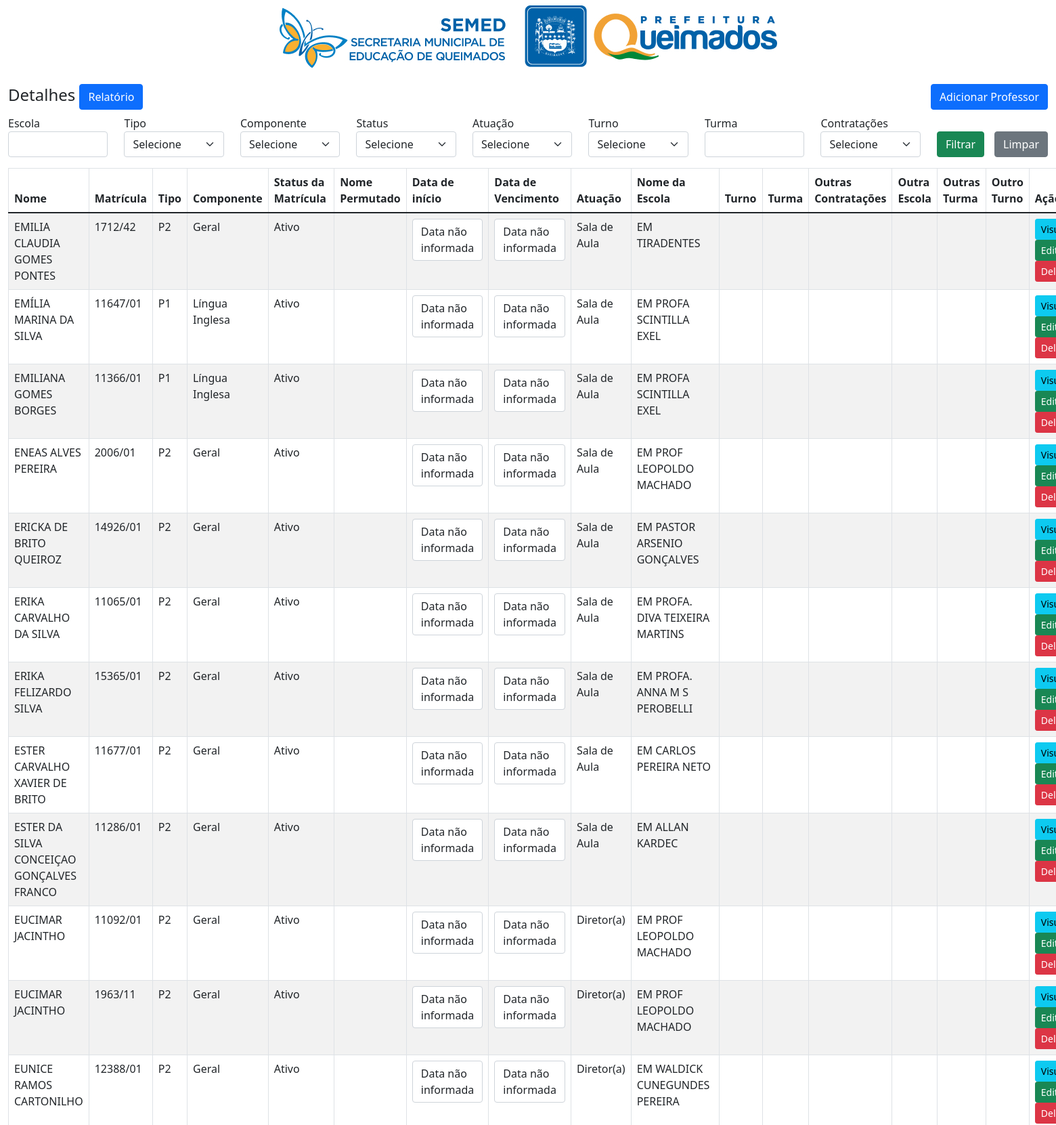
The page /sistema/index.php?&pagina=7 (upper part) on the database its author committed.
### tables this page shows
CREATE TABLE IF NOT EXISTS `status_matricula` (
  `id` int NOT NULL AUTO_INCREMENT,
  `id_professor` int NOT NULL,
  `status` enum('Ativo Receptado','Ativo Permutado','Ativo Redução de Carga Horária','Licença Médica','Licença Maternidade','Licença Prêmio','Licença sem Vencimento','Vacância','Cedido','Exonerado') NOT NULL,
  `nome_premed` varchar(250) NOT NULL,
  `data_inicio` date NOT NULL,
  `data_fim` date NOT NULL,
  PRIMARY KEY (`id`),
  KEY `id_professor` (`id_professor`)
);

CREATE TABLE IF NOT EXISTS `professores` (
  `id` int NOT NULL AUTO_INCREMENT,
  `nome` varchar(250) NOT NULL,
  `matricula` varchar(250) NOT NULL,
  `tipo` varchar(5) NOT NULL,
  `componente` enum('Geral','Matemática','Língua Portuguesa','Língua Inglesa','História','Geografia','Ciências','Artes','Educação Física') NOT NULL,
  `status_matricula` enum('Ativo','Ativo Readaptado','Ativo Permutado','Ativo Redução de Carga Horária','Licença Médica','Licença Maternidade','Licença Prêmio','Licença sem Vencimento','Vacância','Cedido','Exonerado') NOT NULL,
  `atuacao` enum('SEMED','Sala de Aula','Dirigente de Turno','Diretor(a)','Diretor Adjunto','Sala de Recursos','Implementador de Leitura','Outros') DEFAULT NULL,
  `nome_escola` varchar(250) NOT NULL,
  `turno` enum('Matutino','Vespertino','Noturno') NOT NULL,
  `turma` varchar(250) NOT NULL,
  `outras_contratacoes` enum('RET','Contrato') DEFAULT NULL,
  `outra_escola` varchar(255) DEFAULT NULL,
  `outra_turma` varchar(255) DEFAULT NULL,
  `outra_turno` enum('Matutino','Vespertino','Noturno') DEFAULT NULL,
  PRIMARY KEY (`id`)
);

### sistema/paginacao.php (called while the page is built, shortened)
<?php
$registros_por_pagina = 45;
if (isset($_GET['pagina']) && is_numeric($_GET['pagina'])) {
    $pagina_atual = intval($_GET['pagina']);
} else {
    $pagina_atual = 1;
}
$offset = ($pagina_atual - 1) * $registros_por_pagina;

### sistema/index.php (the view, shortened to what this page needs)
<?php
require 'conecta.php';
?>
<!doctype html>
<html lang="pt-BR">
<head>
    <link href="https://cdn.jsdelivr.net/npm/bootstrap@5.1.3/dist/css/bootstrap.min.css" rel="stylesheet">
</head>
<body>
    <header>
        <div class="container mt-2 text-center">
            <img src="../img/logo.jpg" alt="">
        </div>
    </header>
    <div class="container-fluid mt-4">
        <?php include('paginacao.php'); ?>
        <?php
        $busca = filter_input(INPUT_GET, 'busca', FILTER_SANITIZE_STRING);
        $buscaTurma = filter_input(INPUT_GET, 'busca_turma', FILTER_SANITIZE_STRING);
        $filtroTipo = filter_input(INPUT_GET, 'type', FILTER_SANITIZE_STRING);
        $filtroTipo = in_array($filtroTipo, ['P1', 'P2']) ? $filtroTipo : '';
        $filtroComponente = filter_input(INPUT_GET, 'component', FILTER_SANITIZE_STRING);
        $filtroComponente = in_array($filtroComponente, ['Geral', 'Matemática', 'Língua Portuguesa', 'Língua Inglesa', 'História', 'Geografia', 'Ciências', 'Artes', 'Educação Física']) ? $filtroComponente : '';
        $filtroMatricula = filter_input(INPUT_GET, 'status_mat', FILTER_SANITIZE_STRING);
        $filtroMatricula = in_array($filtroMatricula, ['Ativo', 'Ativo Readaptado', 'Ativo Permutado', 'Ativo Redução de Carga Horária', 'Licença Médica', 'Licença Maternidade', 'Licença Prêmio', 'Licença sem Vencimento', 'Vacância', 'Cedido', 'Exonerado']) ? $filtroMatricula : '';
        $filtroAtuacao = filter_input(INPUT_GET, 'acting', FILTER_SANITIZE_STRING);
        $filtroAtuacao = in_array($filtroAtuacao, ['SEMED', 'Sala de Aula', 'Dirigente de Turno', 'Diretor(a)', 'Diretor Adjunto', 'Sala de Recursos', 'Implementador de Leitura', 'Outros']) ? $filtroAtuacao : '';
        $filtroTurno = filter_input(INPUT_GET, 'turn', FILTER_SANITIZE_STRING);
        $filtroTurno = in_array($filtroTurno, ['Matutino', 'Vespertino', 'Noturno']) ? $filtroTurno : '';
        $filtroOutras = filter_input(INPUT_GET, 'other', FILTER_SANITIZE_STRING);
        $filtroOutras = in_array($filtroOutras, ['RET', 'Contrato']) ? $filtroOutras : '';
        $query3 = "SELECT *
            FROM professores
            JOIN status_matricula ON professores.id = status_matricula.id";
        $query3 .= " LIMIT $registros_por_pagina OFFSET $offset";
        $query_run3 = mysqli_query($con, $query3);
        $relatorio_link = 'relatorio.php?' . http_build_query([
            'busca' => $busca,
            'busca_turma' => $buscaTurma,
            'type' => $filtroTipo,
            'component' => $filtroComponente,
            'status_mat' => $filtroMatricula,
            'acting' => $filtroAtuacao,
            'turn' => $filtroTurno,
            'other' => $filtroOutras,
        ]);
        ?>
        <div class="row">
            <div class="">
                <div class="">
                    <div class="">
                        <h4>Detalhes
                            <a href="professor-create.php" class="btn btn-primary float-end">Adicionar Professor</a>
                            <a href="<?php echo $relatorio_link; ?>" class="btn btn-primary">Relatório</a>
                        </h4>
                    </div>
                    <section class="d-flex align-items-baseline mb-3">
                        <form action="" method="get">
                            <div class="row">
                                <div class="col">
                                    <label for="busca">Escola</label>
                                    <input type="text" name="busca" class="form-control" value="<?= $busca ?>">
                                </div>
                                <div class="col">
                                    <label for="type">Tipo</label>
                                    <select name="type" class="form-select">
                                        <option value="tipo0">Selecione</option>
                                    </select>
                                </div>
                                <div class="col">
                                    <label>Componente</label>
                                    <select name="component" class="form-select">
                                        <option value="comp0">Selecione</option>
                                    </select>
                                </div>
                                <div class="col">
                                    <label>Status</label>
                                    <select name="status_mat" class="form-select">
                                        <option value="status0">Selecione</option>
                                    </select>
                                </div>
                                <div class="col">
                                    <label>Atuação</label>
                                    <select name="acting" class="form-select">
                                        <option value="atua0">Selecione</option>
                                    </select>
                                </div>
                                <div class="col">
                                    <label for="turn">Turno</label>
                                    <select class="form-select" name="turn">
                                        <option value="turno0">Selecione</option>
                                    </select>
                                </div>
                                <div class="col">
                                    <label for="busca">Turma</label>
                                    <input type="text" name="busca_turma" class="form-control" value="<?= $buscaTurma ?>">
                                </div>
                                <div class="col">
                                    <label for="other">Contratações</label>
                                    <select class="form-select" name="other">
                                        <option value="outro0" selected>Selecione</option>
                                    </select>
                                </div>
                                <div class="col d-flex align-items-end">
                                    <button type="submit" class="btn btn-success">Filtrar</button>
                                    <div class="col" style="margin-left:15px;">
                                        <a href="?<?= http_build_query(array('busca' => '', 'type' => '', 'component' => '', 'status_mat' => '')) ?>" class="btn btn-secondary">Limpar</a>
                                    </div>
                                </div>
                            </div>
                        </form>
                    </section>
                    <div class="">
                        <table class="table table-responsive table-bordered table-striped">
                            <thead>
                                <tr>
                                    <th>Nome</th>
                                    <th>Matrícula</th>
                                    <th>Tipo</th>
                                    <th>Componente</th>
                                    <th>Status da Matrícula</th>
                                    <th>Nome Permutado</th>
                                    <th>Data de início</th>
                                    <th>Data de Vencimento</th>
                                    <th>Atuação</th>
                                    <th>Nome da Escola</th>
                                    <th>Turno</th>
                                    <th>Turma</th>
                                    <th>Outras Contratações</th>
                                    <th>Outra Escola</th>
                                    <th>Outras Turma</th>
                                    <th>Outro Turno</th>
                                    <th>Ação</th>
                                </tr>
                            </thead>
                            <tbody>
                                <?php
                                $query = "SELECT *
                                    FROM professores
                                    JOIN status_matricula
                                    ON professores.id = status_matricula.id;";
                                $query_run = mysqli_query($con, $query);
                                if ($query_run3 !== false && mysqli_num_rows($query_run3) > 0) {
                                    foreach ($query_run3 as $professor) {
                                ?>
                                        <tr>
                                            <td><?= $professor['nome']; ?></td>
                                            <td><?= $professor['matricula']; ?></td>
                                            <td><?= $professor['tipo']; ?></td>
                                            <td><?= $professor['componente']; ?></td>
                                            <td><?= $professor['status_matricula']; ?></td>
                                            <td><?= $professor['nome_premed']; ?></td>
                                            <td><?php if ($professor['data_inicio'] != '0000-00-00') { ?>
                                                    <p class="form-control"><?= date('d/m/Y', strtotime($professor['data_inicio'])); ?></p>
                                                <?php } else { ?>
                                                    <p class="form-control">Data não informada</p>
                                                <?php } ?>
                                            </td>
                                            <td><?php if ($professor['data_fim'] != '0000-00-00') { ?>
                                                    <p class="form-control"><?= date('d/m/Y', strtotime($professor['data_fim'])); ?></p>
                                                <?php } else { ?>
                                                    <p class="form-control">Data não informada</p>
                                                <?php } ?>
                                            </td>
                                            <td><?= $professor['atuacao']; ?></td>
                                            <td><?= $professor['nome_escola']; ?></td>
                                            <td><?= $professor['turno']; ?></td>
                                            <td><?= $professor['turma']; ?></td>
                                            <td><?= $professor['outras_contratacoes']; ?></td>
                                            <td><?= $professor['outra_escola']; ?></td>
                                            <td><?= $professor['outra_turma']; ?></td>
                                            <td><?= $professor['outra_turno']; ?></td>
                                            <td>
                                                <a href="professor-view.php?id=<?= $professor['id']; ?>" class="btn btn-info btn-sm">Visualizar</a>
                                                <a href="professor-edit.php?id=<?= $professor['id']; ?>" class="btn btn-success btn-sm">Editar</a>
                                                <form action="code.php" method="POST" class="d-inline">
                                                    <button type="submit" name="delete_professor" value="<?= $professor['id']; ?>" class="btn btn-danger btn-sm">Deletar</button>
                                                </form>
                                            </td>
                                        </tr>
                                <?php
                                    }
                                } else {
                                    foreach ($query_run as $professor) {
                                    }
                                }
                                ?>
                            </tbody>
                        </table>
                    </div>
                </div>
            </div>
        </div>
    </div>
</body>
</html>

### rows shown on the page
status_matricula: id_professor.nome "EMILIA CLAUDIA GOMES PONTES", id_professor.matricula "1712/42", id_professor.tipo "P2", id_professor.componente "Geral", id_professor.status_matricula "Ativo", data_inicio "Data não informada", data_fim "Data não informada", id_professor.atuacao "Sala de Aula", id_professor.nome_escola "EM TIRADENTES", $professor['id'] 285 (drawn)
status_matricula: id_professor.nome "EMÍLIA MARINA DA SILVA", id_professor.matricula "11647/01", id_professor.tipo "P1", id_professor.componente "Língua Inglesa", id_professor.status_matricula "Ativo", data_inicio "Data não informada", data_fim "Data não informada", id_professor.atuacao "Sala de Aula", id_professor.nome_escola "EM PROFA SCINTILLA EXEL", $professor['id'] 286 (drawn)
status_matricula: id_professor.nome "EMILIANA GOMES BORGES", id_professor.matricula "11366/01", id_professor.tipo "P1", id_professor.componente "Língua Inglesa", id_professor.status_matricula "Ativo", data_inicio "Data não informada", data_fim "Data não informada", id_professor.atuacao "Sala de Aula", id_professor.nome_escola "EM PROFA SCINTILLA EXEL", $professor['id'] 287 (drawn)
status_matricula: id_professor.nome "ENEAS ALVES PEREIRA", id_professor.matricula "2006/01", id_professor.tipo "P2", id_professor.componente "Geral", id_professor.status_matricula "Ativo", data_inicio "Data não informada", data_fim "Data não informada", id_professor.atuacao "Sala de Aula", id_professor.nome_escola "EM PROF LEOPOLDO MACHADO", $professor['id'] 288 (drawn)
status_matricula: id_professor.nome "ERICKA DE BRITO QUEIROZ", id_professor.matricula "14926/01", id_professor.tipo "P2", id_professor.componente "Geral", id_professor.status_matricula "Ativo", data_inicio "Data não informada", data_fim "Data não informada", id_professor.atuacao "Sala de Aula", id_professor.nome_escola "EM PASTOR ARSENIO GONÇALVES", $professor['id'] 289 (drawn)
status_matricula: id_professor.nome "ERIKA CARVALHO DA SILVA", id_professor.matricula "11065/01", id_professor.tipo "P2", id_professor.componente "Geral", id_professor.status_matricula "Ativo", data_inicio "Data não informada", data_fim "Data não informada", id_professor.atuacao "Sala de Aula", id_professor.nome_escola "EM PROFA. DIVA TEIXEIRA MARTINS", $professor['id'] 290 (drawn)
status_matricula: id_professor.nome "ERIKA FELIZARDO SILVA", id_professor.matricula "15365/01", id_professor.tipo "P2", id_professor.componente "Geral", id_professor.status_matricula "Ativo", data_inicio "Data não informada", data_fim "Data não informada", id_professor.atuacao "Sala de Aula", id_professor.nome_escola "EM PROFA. ANNA M S PEROBELLI", $professor['id'] 291 (drawn)
status_matricula: id_professor.nome "ESTER CARVALHO XAVIER DE BRITO", id_professor.matricula "11677/01", id_professor.tipo "P2", id_professor.componente "Geral", id_professor.status_matricula "Ativo", data_inicio "Data não informada", data_fim "Data não informada", id_professor.atuacao "Sala de Aula", id_professor.nome_escola "EM CARLOS PEREIRA NETO", $professor['id'] 292 (drawn)
status_matricula: id_professor.nome "ESTER DA SILVA CONCEIÇAO GONÇALVES FRANCO", id_professor.matricula "11286/01", id_professor.tipo "P2", id_professor.componente "Geral", id_professor.status_matricula "Ativo", data_inicio "Data não informada", data_fim "Data não informada", id_professor.atuacao "Sala de Aula", id_professor.nome_escola "EM ALLAN KARDEC", $professor['id'] 293 (drawn)
status_matricula: id_professor.nome "EUCIMAR JACINTHO", id_professor.matricula "11092/01", id_professor.tipo "P2", id_professor.componente "Geral", id_professor.status_matricula "Ativo", data_inicio "Data não informada", data_fim "Data não informada", id_professor.atuacao "Diretor(a)", id_professor.nome_escola "EM PROF LEOPOLDO MACHADO", $professor['id'] 294 (drawn)
status_matricula: id_professor.nome "EUCIMAR JACINTHO", id_professor.matricula "1963/11", id_professor.tipo "P2", id_professor.componente "Geral", id_professor.status_matricula "Ativo", data_inicio "Data não informada", data_fim "Data não informada", id_professor.atuacao "Diretor(a)", id_professor.nome_escola "EM PROF LEOPOLDO MACHADO", $professor['id'] 295 (drawn)
status_matricula: id_professor.nome "EUNICE RAMOS CARTONILHO", id_professor.matricula "12388/01", id_professor.tipo "P2", id_professor.componente "Geral", id_professor.status_matricula "Ativo", data_inicio "Data não informada", data_fim "Data não informada", id_professor.atuacao "Diretor(a)", id_professor.nome_escola "EM WALDICK CUNEGUNDES PEREIRA", $professor['id'] 296 (drawn)
